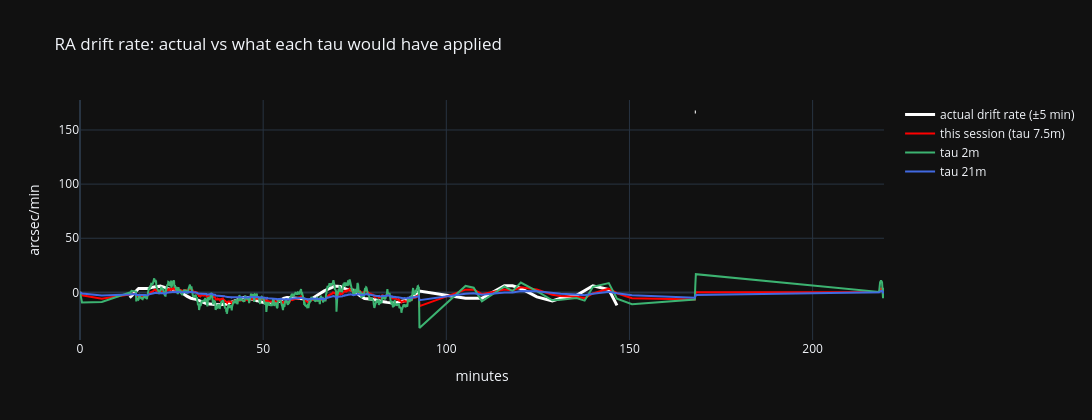

The notebook cell this image was saved under:
### Markdown cell above
## 5. Was PEC drift's time constant right for this night?

The driver's EMA (`PecAxis`) replayed causally on this night's mount drift with a range of time constants. Scored by
the drift left for the guider over a guide interval (the step in drift minus rate x interval), relative to no PEC:
below 1 helps, above 1 hurts. A short tau follows changes quickly but passes noise; a long one is smooth but lags.
The driver default is 450 s (7.5 min); `analyse_sessions.ipynb` makes the same comparison across all nights.

### Code cell
BENCH_INTERVALS = (30, 120, 300)          # s
THIN_S = 5.0                              # pulse-guided PECLOG is ~1 Hz; PecAxis uses each sample's own dt
TAUS_MIN = (1, 2, 5, 7.5, 10, 15, 21, 30, 60)
d = df.dropna(subset=['total_accum_1', 'total_accum_2']).sort_values('t_sec')
reset = np.r_[False, np.diff(d['n'].values) < 0]
t_all = d['t_sec'].values
drift = {'ra': stitch_accum(d['total_accum_1'].values * 60, reset), 'dec': stitch_accum(d['total_accum_2'].values * 60, reset)}
keep = np.r_[True, np.diff(np.floor(t_all / THIN_S)) > 0]
t_b = t_all[keep] - t_all[0]

session_model = PecModel(f"this session (tau {pec_config['tau'] / 60:g}m)", float(pec_config['tau']))
BENCH_MODELS = [session_model] + [PecModel(f'tau {m:g}m', m * 60) for m in TAUS_MIN]
bench_rates, rows = {}, []
for ax in ('ra', 'dec'):
    y = drift[ax][keep]
    rates = {m.name: replay_pec_rate(t_b, y, m) for m in BENCH_MODELS}
    bench_rates[ax] = (y, rates)
    for dt, res in rate_scores(t_b, y, rates, guide_intervals_s=BENCH_INTERVALS)['guide_rms'].items():
        rows += [dict(axis=ax, interval=f'{dt} s', model=name, rms=v) for name, v in res.items()]
bench = pd.DataFrame(rows)
pooled = bench.pivot_table(index='model', columns='interval', values='rms', aggfunc=lambda v: np.sqrt(np.mean(np.square(v))))
rel = pooled.div(pooled.loc['no_pec'], axis=1).reindex(['no_pec'] + [m.name for m in BENCH_MODELS])[[f'{dt} s' for dt in BENCH_INTERVALS]]
print(f"{t_b[-1] / 3600:.1f} h of drift, {len(t_b)} samples. Drift left for the guider per interval, relative to no PEC:")
display(rel.round(3))
best = rel.loc[[m.name for m in BENCH_MODELS[1:]], '120 s'].idxmin()
print(f"best for a 2-min interval: {best} ({rel.loc[best, '120 s']:.2f}); this session's: {rel.loc[session_model.name, '120 s']:.2f}")

AXIS = 'ra'
y, rates = bench_rates[AXIS]
fig = go.Figure()
fig.add_trace(go.Scatter(x=t_b / 60, y=true_rate(t_b, y, 300), name='actual drift rate (±5 min)', line=dict(color='white', width=3)))
for name, c in zip([session_model.name, 'tau 2m', 'tau 21m'], ('red', 'mediumseagreen', 'royalblue')):
    fig.add_trace(go.Scatter(x=t_b / 60, y=rates[name], name=name, line=dict(color=c)))
fig.update_layout(height=420, width=1400, template=TEMPLATE, hovermode='x unified', xaxis_title='minutes',
                  yaxis_title='arcsec/min', title=f'{AXIS.upper()} drift rate: actual vs what each tau would have applied')
fig.show()

### Figure 1 — Plotly figure (JSON) as saved in the notebook; plotly's stock layout.template omitted (floating-point values rounded to 4 significant figures; data arrays with more than 128 entries replaced by an {"elided": "..."} marker saying what was removed)
{"data": [{"line": {"color": "white", "width": 3}, "name": "actual drift rate (±5 min)", "type": "scatter", "x": {"elided": "941 float values"}, "y": {"elided": "941 float values"}}, {"line": {"color": "red"}, "name": "this session (tau 7.5m)", "type": "scatter", "x": {"elided": "941 float values"}, "y": {"elided": "941 float values"}}, {"line": {"color": "mediumseagreen"}, "name": "tau 2m", "type": "scatter", "x": {"elided": "941 float values"}, "y": {"elided": "941 float values"}}, {"line": {"color": "royalblue"}, "name": "tau 21m", "type": "scatter", "x": {"elided": "941 float values"}, "y": {"elided": "941 float values"}}], "layout": {"height": 420, "hovermode": "x unified", "title": {"text": "RA drift rate: actual vs what each tau would have applied"}, "width": 1400, "xaxis": {"title": {"text": "minutes"}}, "yaxis": {"title": {"text": "arcsec/min"}}}}
